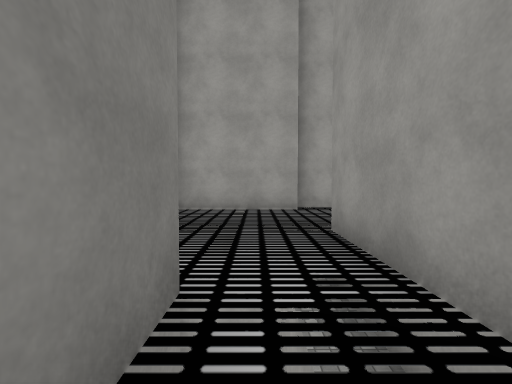
view 1 (above)

15 first-person views from a walk through a Unity game level. The camera is 1.4 m above the floor, tilts 2° down and sees 90° across. The floor is counted in squares, 2 m on a side. Each view is taken from the middle of a square. On the plan, view 1 faces up. The plan holds only what a view shows up to about 9 squares ahead; the rest is blank. The place goes on beyond the plan. The player is left out. Some surface patterns are stand-ins.

view 2
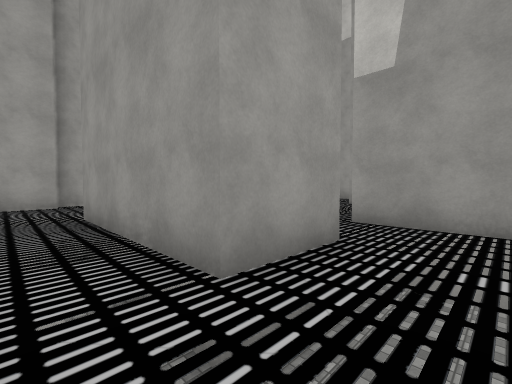

view 3
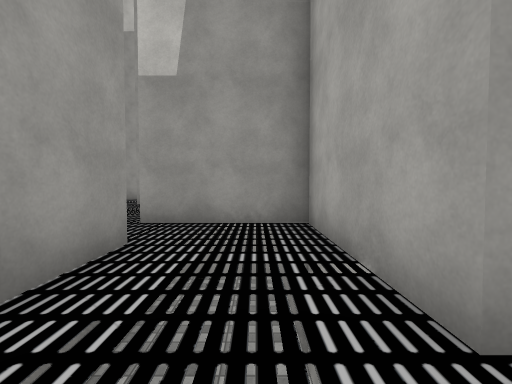

view 4
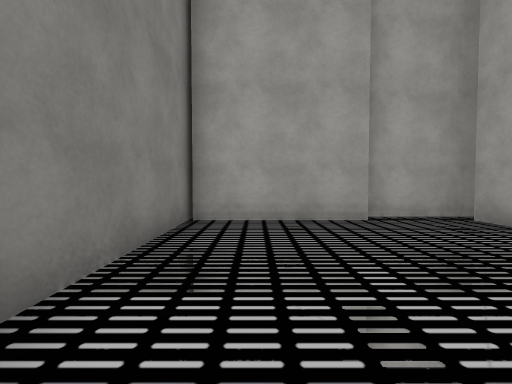

view 5
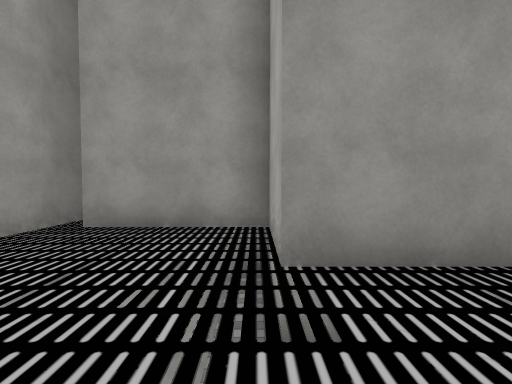

view 6
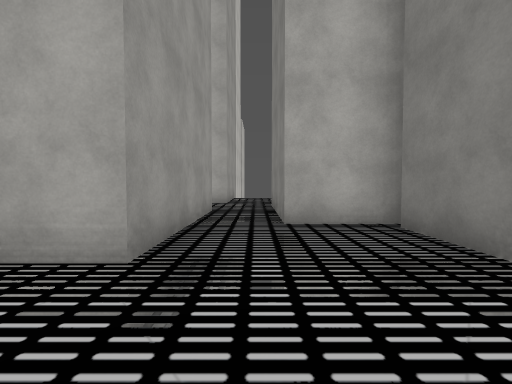

view 7
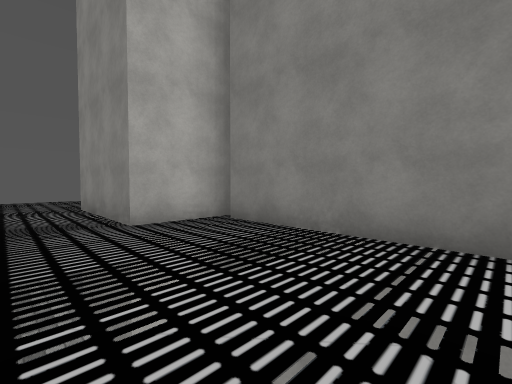

view 8
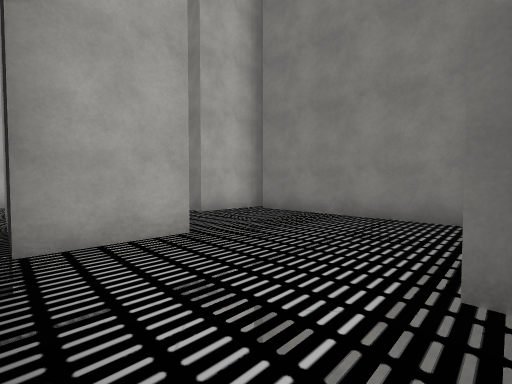

view 9
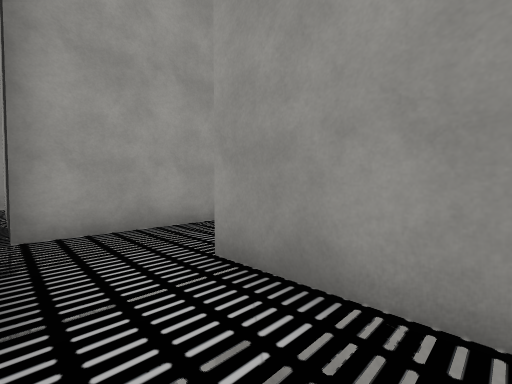

view 10
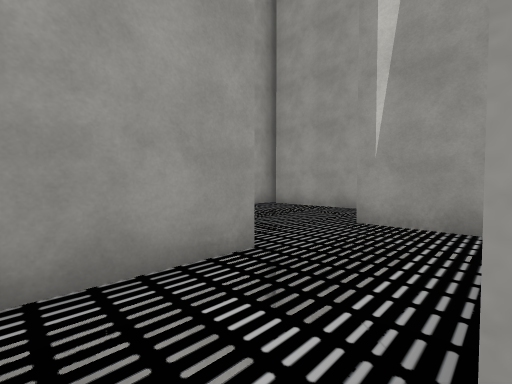

view 11
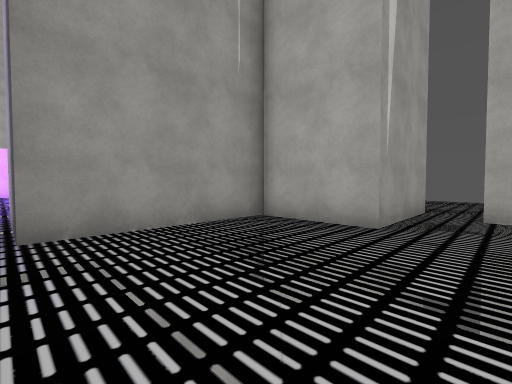

view 12
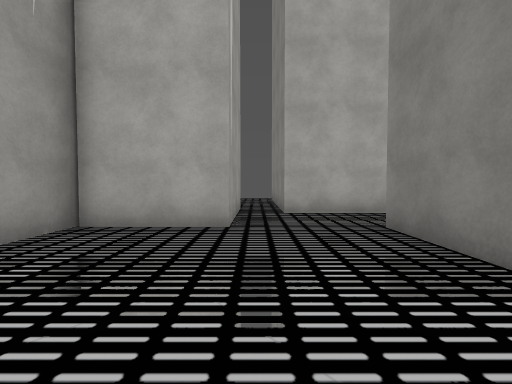

view 13
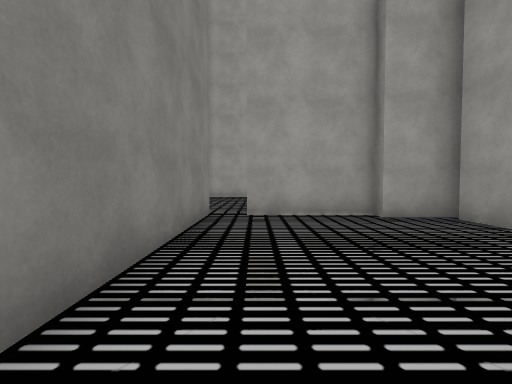

view 14
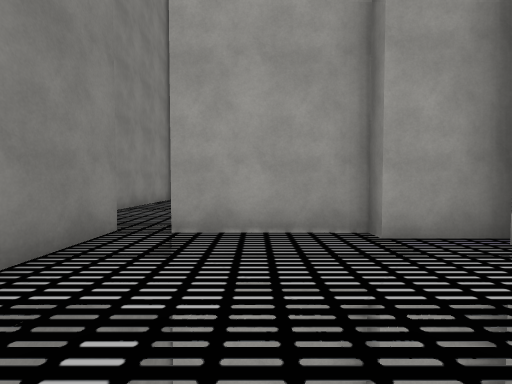

view 15
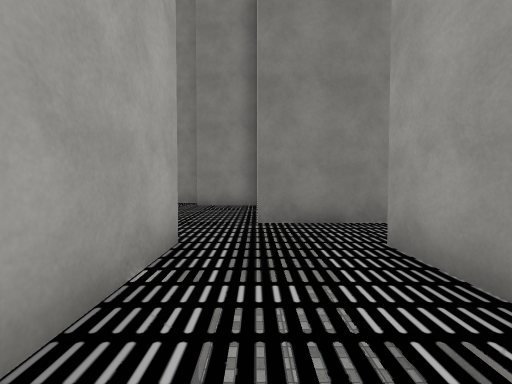

### Floor plan
Points are (right, up) in squares from view 1. A wall is a line through its corners. A room is listed if a view was taken in it or the views show most of it. See-through windows are left out.
Room 1 (views 1, 2, 3, 9, 10, 15)
walls: (2.9, 0.5) (2.9, -0.5) (1.1, -0.5) (1.1, 1.4); (1, -2.9) (4.5, -2.9) (4.5, 0.1); (-0.5, 1.6) (-0.5, -2)
ways out: opening at (0, 0.5) to room 2; opening at (4, 0) to room 5; opening at (0, -3)
Room 2 (views 4, 5, 6, 7, 8)
walls: (1.1, 6.7) (-2.2, 6.7); (-2.3, 7.1) (-2.3, 2); (1.1, 1.4) (1.1, 3.8) (2.9, 3.8); (3.1, 2) (3.1, 6.9); (-2.8, 1.6) (-0.5, 1.6); (3.9, 7.3) (1.1, 7.3)
ways out: opening at (0, 0.5) to room 1; opening at (3.5, 7)
Room 3 (views 11, 12, 14)
walls: (5.9, 6.9) (5.9, 2); (8.4, 1.9) (10.9, 1.9) (10.9, 5.9); (11.2, 6.2) (9.6, 6.2) (9.6, 6.6) (6.8, 6.6)
ways out: opening at (7.5, 2) to room 4
Room 4 (view 13)
walls: (5.9, 2) (4.5, 2); (8.4, 0.4) (8.4, 1.9); (4.9, 0) (7.3, 0)
ways out: opening at (7.5, 2) to room 3; opening at (5.5, 1) to room 5; opening at (8, -0.5)
Room 5 (no view inside)
walls: (4.5, 2) (3.1, 2); (2.9, 3.8) (2.9, 0.5)
ways out: opening at (4, 0) to room 1; opening at (5.5, 1) to room 4

Positions as (right, up) in squares from view 1, and headings:
1: (0, 0), facing up
2: (0, -2), facing up-right
3: (0, -2), facing right
4: (-1, 2), facing up
5: (-1, 4), facing right
6: (0, 6), facing down
7: (1, 6), facing down-left
8: (3, 7), facing down-left
9: (3, -2), facing up-right
10: (4, 0), facing up-right
11: (7, 6), facing down-right
12: (8, 6), facing down
13: (7, 1), facing up
14: (8, 3), facing up
15: (4, -2), facing left
